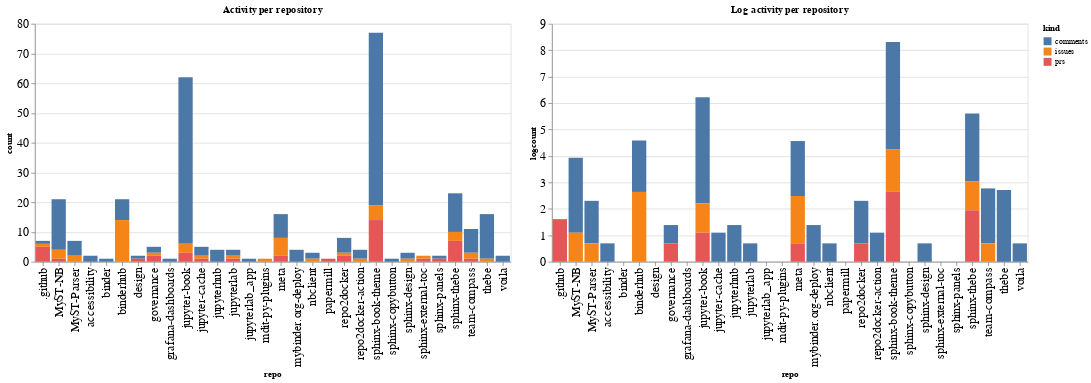

Write notebook code for a chart like this one.
### Code cell
ch1 = alt.Chart(repo_summaries, width=600, title="Activity per repository").mark_bar().encode(
    x='repo',
    y='count',
    color='kind',
    tooltip="kind"
)

ch2 = alt.Chart(repo_summaries, width=600, title="Log activity per repository").mark_bar().encode(
    x='repo',
    y='logcount',
    color='kind',
    tooltip="kind"
)

ch1 | ch2

### Figure 1 — Vega-Lite specification as saved in the notebook (floating-point values rounded to 4 significant figures)
{"config": {"axisLeft": {"labelFontSize": 15}, "axisBottom": {"labelFontSize": 15}}, "hconcat": [{"mark": "bar", "encoding": {"color": {"type": "nominal", "field": "kind"}, "tooltip": {"type": "nominal", "field": "kind"}, "x": {"type": "nominal", "field": "repo"}, "y": {"type": "quantitative", "field": "count"}}, "title": "Activity per repository", "width": 600}, {"mark": "bar", "encoding": {"color": {"type": "nominal", "field": "kind"}, "tooltip": {"type": "nominal", "field": "kind"}, "x": {"type": "nominal", "field": "repo"}, "y": {"type": "quantitative", "field": "logcount"}}, "title": "Log activity per repository", "width": 600}], "data": {"name": "data-92e9a7746c77d4a9277e79cc5e792ad2"}, "$schema": "https://vega.github.io/schema/vega-lite/v4.8.1.json", "datasets": {"data-92e9a7746c77d4a9277e79cc5e792ad2": [{"repo": ".github", "kind": "comments", "count": 1, "logcount": 0.0}, {"repo": ".github", "kind": "issues", "count": 1, "logcount": 0.0}, {"repo": ".github", "kind": "prs", "count": 5, "logcount": 1.609}, {"repo": "MyST-NB", "kind": "comments", "count": 17, "logcount": 2.833}, {"repo": "MyST-NB", "kind": "issues", "count": 3, "logcount": 1.099}, {"repo": "MyST-NB", "kind": "prs", "count": 1, "logcount": 0.0}, {"repo": "MyST-Parser", "kind": "comments", "count": 5, "logcount": 1.609}, {"repo": "MyST-Parser", "kind": "issues", "count": 2, "logcount": 0.6931}, {"repo": "accessibility", "kind": "comments", "count": 2, "logcount": 0.6931}, {"repo": "binder", "kind": "comments", "count": 1, "logcount": 0.0}, {"repo": "binderhub", "kind": "comments", "count": 7, "logcount": 1.946}, {"repo": "binderhub", "kind": "issues", "count": 14, "logcount": 2.639}, {"repo": "design", "kind": "comments", "count": 1, "logcount": 0.0}, {"repo": "design", "kind": "prs", "count": 1, "logcount": 0.0}, {"repo": "governance", "kind": "comments", "count": 2, "logcount": 0.6931}, {"repo": "governance", "kind": "issues", "count": 1, "logcount": 0.0}, {"repo": "governance", "kind": "prs", "count": 2, "logcount": 0.6931}, {"repo": "grafana-dashboards", "kind": "comments", "count": 1, "logcount": 0.0}, {"repo": "jupyter-book", "kind": "comments", "count": 56, "logcount": 4.025}, {"repo": "jupyter-book", "kind": "issues", "count": 3, "logcount": 1.099}, {"repo": "jupyter-book", "kind": "prs", "count": 3, "logcount": 1.099}, {"repo": "jupyter-cache", "kind": "comments", "count": 3, "logcount": 1.099}, {"repo": "jupyter-cache", "kind": "issues", "count": 1, "logcount": 0.0}, {"repo": "jupyter-cache", "kind": "prs", "count": 1, "logcount": 0.0}, {"repo": "jupyterhub", "kind": "comments", "count": 4, "logcount": 1.386}, {"repo": "jupyterlab", "kind": "comments", "count": 2, "logcount": 0.6931}, {"repo": "jupyterlab", "kind": "issues", "count": 1, "logcount": 0.0}, {"repo": "jupyterlab", "kind": "prs", "count": 1, "logcount": 0.0}, {"repo": "jupyterlab_app", "kind": "comments", "count": 1, "logcount": 0.0}, {"repo": "mdit-py-plugins", "kind": "issues", "count": 1, "logcount": 0.0}, {"repo": "meta", "kind": "comments", "count": 8, "logcount": 2.079}, {"repo": "meta", "kind": "issues", "count": 6, "logcount": 1.792}, {"repo": "meta", "kind": "prs", "count": 2, "logcount": 0.6931}, {"repo": "mybinder.org-deploy", "kind": "comments", "count": 4, "logcount": 1.386}, {"repo": "nbclient", "kind": "comments", "count": 2, "logcount": 0.6931}, {"repo": "nbclient", "kind": "issues", "count": 1, "logcount": 0.0}, {"repo": "papermill", "kind": "prs", "count": 1, "logcount": 0.0}, {"repo": "repo2docker", "kind": "comments", "count": 5, "logcount": 1.609}, {"repo": "repo2docker", "kind": "issues", "count": 1, "logcount": 0.0}, {"repo": "repo2docker", "kind": "prs", "count": 2, "logcount": 0.6931}, {"repo": "repo2docker-action", "kind": "comments", "count": 3, "logcount": 1.099}, {"repo": "repo2docker-action", "kind": "issues", "count": 1, "logcount": 0.0}, {"repo": "sphinx-book-theme", "kind": "comments", "count": 58, "logcount": 4.06}, {"repo": "sphinx-book-theme", "kind": "issues", "count": 5, "logcount": 1.609}, {"repo": "sphinx-book-theme", "kind": "prs", "count": 14, "logcount": 2.639}, {"repo": "sphinx-copybutton", "kind": "comments", "count": 1, "logcount": 0.0}, {"repo": "sphinx-design", "kind": "comments", "count": 2, "logcount": 0.6931}, {"repo": "sphinx-design", "kind": "issues", "count": 1, "logcount": 0.0}, {"repo": "sphinx-external-toc", "kind": "issues", "count": 1, "logcount": 0.0}, {"repo": "sphinx-external-toc", "kind": "prs", "count": 1, "logcount": 0.0}, {"repo": "sphinx-panels", "kind": "comments", "count": 1, "logcount": 0.0}, {"repo": "sphinx-panels", "kind": "prs", "count": 1, "logcount": 0.0}, {"repo": "sphinx-thebe", "kind": "comments", "count": 13, "logcount": 2.565}, {"repo": "sphinx-thebe", "kind": "issues", "count": 3, "logcount": 1.099}, {"repo": "sphinx-thebe", "kind": "prs", "count": 7, "logcount": 1.946}, {"repo": "team-compass", "kind": "comments", "count": 8, "logcount": 2.079}, {"repo": "team-compass", "kind": "issues", "count": 2, "logcount": 0.6931}, {"repo": "team-compass", "kind": "prs", "count": 1, "logcount": 0.0}, {"repo": "thebe", "kind": "comments", "count": 15, "logcount": 2.708}, {"repo": "thebe", "kind": "issues", "count": 1, "logcount": 0.0}, {"repo": "voila", "kind": "comments", "count": 2, "logcount": 0.6931}]}}
